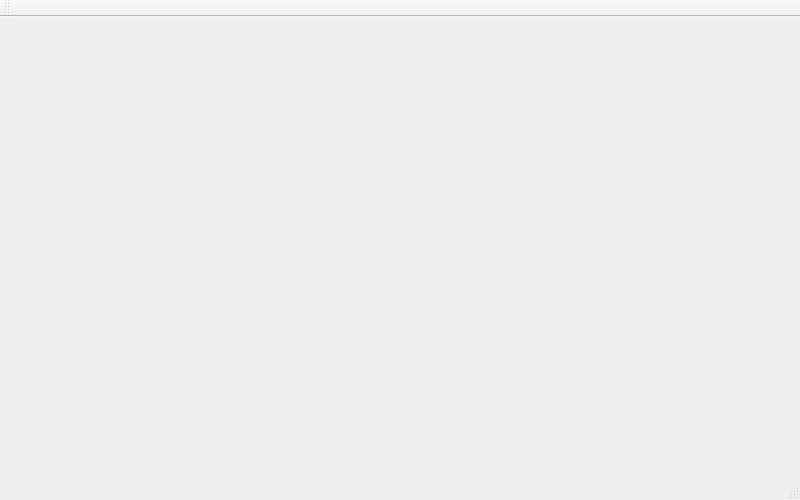
<?xml version="1.0" encoding="UTF-8"?>
<ui version="4.0">
 <class>MainWindow</class>
 <widget class="QMainWindow" name="MainWindow">
  <property name="geometry">
   <rect>
    <x>0</x>
    <y>0</y>
    <width>800</width>
    <height>500</height>
   </rect>
  </property>
  <property name="minimumSize">
   <size>
    <width>800</width>
    <height>400</height>
   </size>
  </property>
  <property name="windowTitle">
   <string>OpenTCS</string>
  </property>
  <widget class="QWidget" name="centralWidget"/>
  <widget class="QMenuBar" name="menuBar">
   <property name="geometry">
    <rect>
     <x>0</x>
     <y>0</y>
     <width>800</width>
     <height>21</height>
    </rect>
   </property>
  </widget>
  <widget class="QToolBar" name="mainToolBar">
   <attribute name="toolBarArea">
    <enum>TopToolBarArea</enum>
   </attribute>
   <attribute name="toolBarBreak">
    <bool>false</bool>
   </attribute>
  </widget>
  <widget class="QStatusBar" name="statusBar"/>
 </widget>
 <layoutdefault spacing="6" margin="11"/>
 <resources/>
 <connections/>
</ui>
